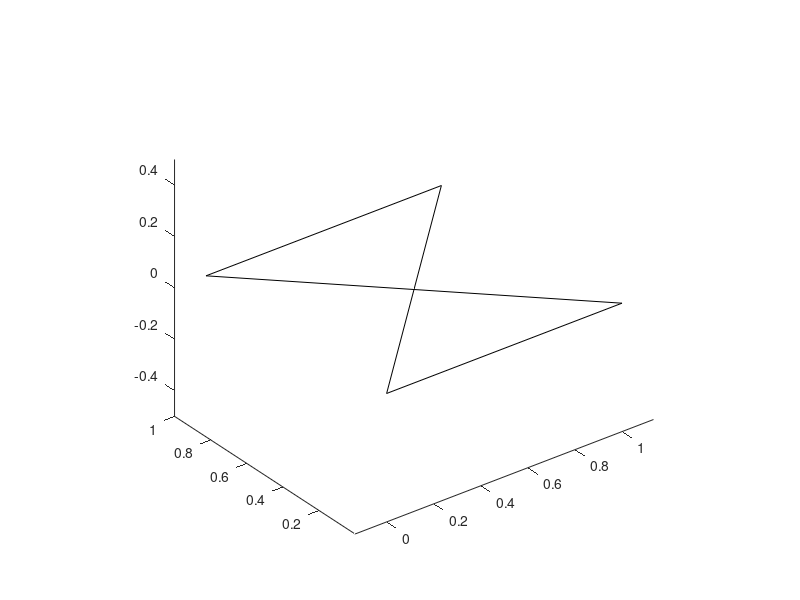

This chart was generated by the following MATLAB code:
% Regression test function (black box) for patch
% This function is autogenerated by helpgen.py
function bbtest_success = bbtest_handle_patch
  bbtest_success = 1;
NumErrors = 0;
try
  x = [ 0 1 0 1]';
catch
  NumErrors = NumErrors + 1;
end
try
  y = [ 0 0 1 1]';
catch
  NumErrors = NumErrors + 1;
end
try
  c = [ 1 1 1 ];
catch
  NumErrors = NumErrors + 1;
end
try
  patch(x,y,c)
catch
  NumErrors = NumErrors + 1;
end
try
  axis equal
catch
  NumErrors = NumErrors + 1;
end
try
  view(3)
catch
  NumErrors = NumErrors + 1;
end
try
  mprint patch1
catch
  NumErrors = NumErrors + 1;
end
if (NumErrors ~= 0) bbtest_success = 0; return; end
